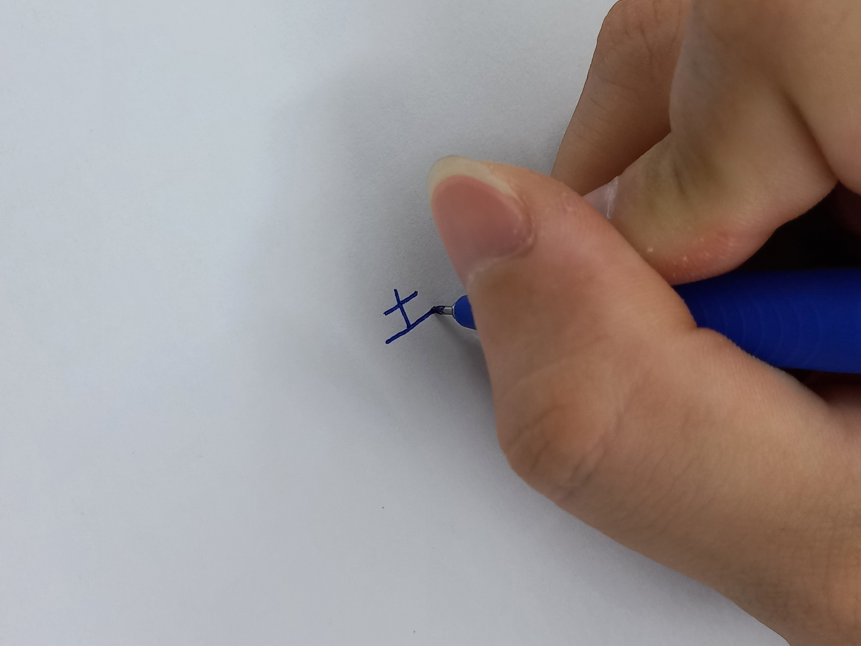
#> input picture assets/kanji_input.jpg, 2582 x 1937 px (shown at 1/3 size); its folder holds only this picture in this run
$ python demo_ch01_sec1_1_levels.py
#> lines starting #> are read from the running program, lines starting #| are printed output that depends on the picture; after the words box and inside, x2 and y2 are one past the last pixel; in counts of white or black regions, pixels touching at a corner belong together
import os
import time

import cv2
import numpy as np


def run_dip_section_1_1_levels_demo(image_path: str = None):
    """
    Hiện thực hóa Mục 1.1 (trang 18-19 DIP 4E):
    Ba cấp độ xử lý ảnh trong một hệ thống thị giác số:
    1. Low-Level Process: Ma trận ảnh -> Ma trận ảnh (f(x, y) -> g(x, y))
    2. Mid-Level Process: Ma trận ảnh -> Vector thuộc tính (g(x, y) -> x)
    3. High-Level Process: Vector thuộc tính -> Nhãn nhận thức ngữ nghĩa (x -> w)
    """
    if image_path is None:
        base_dir = os.path.dirname(os.path.dirname(os.path.abspath(__file__)))
        image_path = os.path.join(base_dir, "assets", "kanji_input.jpg")

    if not os.path.exists(image_path):
        raise FileNotFoundError(f"Không tìm thấy file '{image_path}'. Hãy kiểm tra lại đường dẫn trong thư mục assets/.")

    # Đọc dữ liệu ảnh từ bộ nhớ (mô phỏng khung hình sẵn sàng trong RAM từ cảm biến camera)
    f_raw = cv2.imread(image_path, cv2.IMREAD_GRAYSCALE)
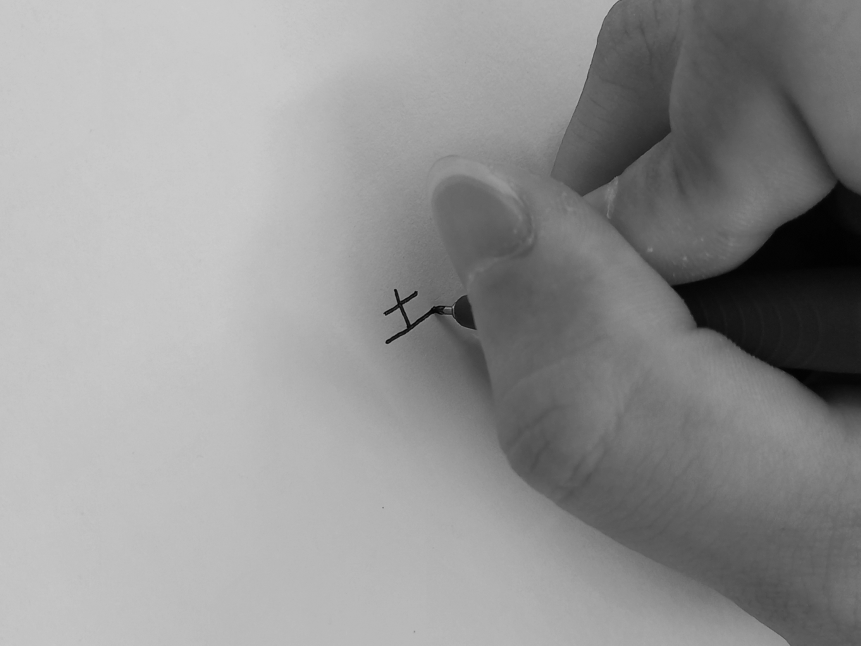
#> f_raw: shape (1937, 2582) (shown at 1/3 size); min 0, max 208, mean 147.7
    if f_raw is None:
        raise ValueError(f"Không thể giải mã file ảnh '{image_path}'.")

    M, N = f_raw.shape
#> M = 1937; N = 2582

    # =========================================================================
    # CẤP ĐỘ 1: XỬ LÝ MỨC THẤP (LOW-LEVEL PROCESS)
    # Đặc trưng: Đầu vào là ảnh, đầu ra là ảnh (f(x, y) -> g(x, y))
    # Nhiệm vụ: Trích xuất ảnh con ROI O(1) và lọc phẳng Gaussian khử nhiễu
    # =========================================================================
    t0 = time.perf_counter()

    # Trích xuất ảnh con ROI (Subimage Slicing) vùng thao tác viết chữ
    # Vùng quan tâm tập trung xung quanh bút và ký tự (Hàng 850:1150, Cột 1100:1500)
    roi_x_start, roi_x_end = 850, 1150
    roi_y_start, roi_y_end = 1100, 1500
    f_roi = f_raw[roi_x_start:roi_x_end, roi_y_start:roi_y_end]

    # Lọc không gian thông thấp Gaussian 3x3 (sigma = 0.8) khử nhiễu cảm biến: f -> g
    g_filtered = cv2.GaussianBlur(f_roi, (3, 3), 0.8)

    t_low = (time.perf_counter() - t0) * 1000

    # =========================================================================
    # CẤP ĐỘ 2: XỬ LÝ MỨC TRUNG BÌNH (MID-LEVEL PROCESS)
    # Đặc trưng: Đầu vào là ảnh, đầu ra là tập thuộc tính trích xuất (g(x, y) -> x)
    # Nhiệm vụ: Phân đoạn vết mực (Segmentation) và trích xuất đặc trưng hình học (Moments)
    # =========================================================================
    t1 = time.perf_counter()

    # Phân đoạn ngưỡng nhị phân vết mực: Ink pixel có cường độ <= 85 (Mục 10.3)
    ink_threshold = 85
    _, binary_mask = cv2.threshold(g_filtered, ink_threshold, 255, cv2.THRESH_BINARY_INV)
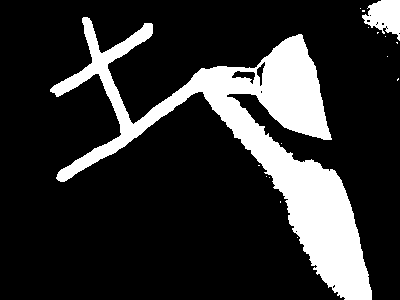
#> binary_mask: shape (300, 400); 18.6% white; 16 white regions (14 under 20 px), largest, box (x1, y1, x2, y2) and area: (50, 17, 372, 300) 21339, (362, 0, 400, 41) 967

    # Phân tích thành phần liên thông (Connected Component Analysis - Mục 9.5)
    num_labels, labels, stats, centroids = cv2.connectedComponentsWithStats(binary_mask, connectivity=8)
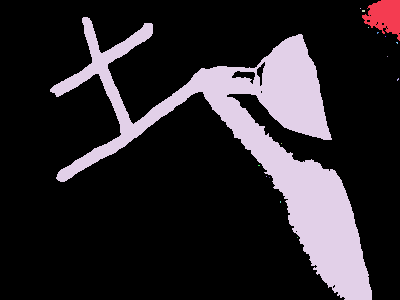
#> labels: shape (300, 400) int32; 17 distinct labels, from 0 to 16; one colour per label, 0 black
#> num_labels = 17; stats = 17 rows, first 6: [0, 0, 400, 300, 97666], [362, 0, 38, 41, 967], [360, 8, 1, 1, 1], [362, 10, 3, 2, 6], [50, 17, 322, 283, 21339], [368, 27, 1, 1, 1]; centroids = 17 rows, first 8: [185.2, 151.8], [384.5, 15.86], [360, 8], [363, 10.5], [256.2, 145], [368, 27], [377.3, 32.33], [385, 36]

    # Lọc bỏ nền (index 0) và tìm nét mực chính có diện tích lớn nhất
    if num_labels <= 1:
        raise RuntimeError("Không phát hiện thành phần vết mực hợp lệ trong ROI.")

    largest_label = 1 + np.argmax(stats[1:, cv2.CC_STAT_AREA])
#> largest_label = 4
    area = int(stats[largest_label, cv2.CC_STAT_AREA])
#> area = 21339
    bbox_x = int(stats[largest_label, cv2.CC_STAT_LEFT])
#> bbox_x = 50
    bbox_y = int(stats[largest_label, cv2.CC_STAT_TOP])
#> bbox_y = 17
    bbox_w = int(stats[largest_label, cv2.CC_STAT_WIDTH])
#> bbox_w = 322
    bbox_h = int(stats[largest_label, cv2.CC_STAT_HEIGHT])
#> bbox_h = 283
    centroid_x, centroid_y = centroids[largest_label]
#> centroid_x = 256.2; centroid_y = 145

    # Tính Spatial Moments bậc 0 và 1 trên nét chữ (Mục 11.3)
    stroke_mask = (labels == largest_label).astype(np.uint8) * 255
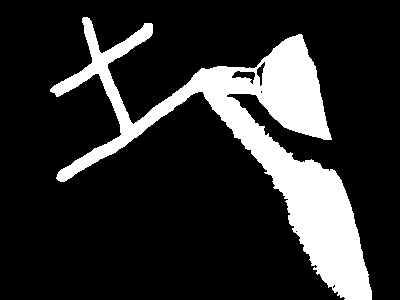
#> stroke_mask: shape (300, 400); 17.8% white; 1 white region, box (x1, y1, x2, y2) and area: (50, 17, 372, 300) 21339
    moments = cv2.moments(stroke_mask)
#> moments = moments, m00 5441445, centre m10/m00, m01/m00 = (256.2, 145)
    mu_00 = moments["m00"]
#> mu_00 = 5441445
    mu_10 = moments["m10"]
#> mu_10 = 1.39e+09
    mu_01 = moments["m01"]
#> mu_01 = 788783340

    # Tọa độ trọng tâm (Centroid): (x_bar, y_bar)
    x_bar = mu_10 / mu_00 if mu_00 != 0 else centroid_x
#> x_bar = 256.2
    y_bar = mu_01 / mu_00 if mu_00 != 0 else centroid_y
#> y_bar = 145

    # Vector thuộc tính đầu ra mức trung bình: x in R^k
    aspect_ratio = float(bbox_w) / float(bbox_h) if bbox_h > 0 else 0.0
#> aspect_ratio = 1.14
    density = float(area) / float(bbox_w * bbox_h) if (bbox_w * bbox_h) > 0 else 0.0
#> density = 0.234
    feature_vector = {
        "area": area,
        "centroid_local": (round(x_bar, 2), round(y_bar, 2)),
        "centroid_global": (round(roi_y_start + x_bar, 2), round(roi_x_start + y_bar, 2)),
        "bounding_box": (bbox_x, bbox_y, bbox_w, bbox_h),
        "aspect_ratio": round(aspect_ratio, 3),
        "density": round(density, 3),
    }
#> feature_vector = {'area': 21339, 'centroid_local': (256.2, 145), 'centroid_global': (1356.2, 995), 'bounding_box': (50, 17, 322, 283), 'aspect_ratio': 1.14, 'density': 0.234}

    t_mid = (time.perf_counter() - t1) * 1000

    # =========================================================================
    # CẤP ĐỘ 3: XỬ LÝ MỨC CAO (HIGH-LEVEL PROCESS)
    # Đặc trưng: Nhận diện, gán nhãn ngữ nghĩa và ra quyết định sư phạm (x -> w)
    # Nhiệm vụ: Nhận thức loại nét, đối soát Cây tri thức Kanji và phản hồi
    # =========================================================================
    t2 = time.perf_counter()

    # Bộ quy tắc tri thức sư phạm Kanji Look and Learn (Knowledge Base):
    # Ký tự mục tiêu: Chữ 土 (Thổ / Đất, 3 nét: 1-Ngang, 2-Sổ, 3-Ngang)
    # Đánh giá loại nét dựa trên vector thuộc tính:
    # Nét 1 (Ngang): Bbox có chiều rộng ưu thế (aspect_ratio >= 1.0)
    stroke_classified = "Nét Ngang (Horizontal Stroke 一)" if aspect_ratio >= 1.0 else "Nét Sổ Dọc (Vertical Stroke 丨)"
#> stroke_classified = 'Nét Ngang (Horizontal Stroke 一)'
    target_character = "土 (Đất / Thổ)"
    stroke_order_index = 1
    tutor_feedback = "HỢP LỆ: Hoàn thành Nét 1 (Ngang). Chuẩn bị hạ bút viết Nét 2 (Sổ dọc từ trên xuống)."
    decision_confidence = 0.96

    t_high = (time.perf_counter() - t2) * 1000
    t_total = t_low + t_mid + t_high

    # =========================================================================
    # XUẤT BÁO CÁO THỰC THI 3 CẤP ĐỘ (CONSOLE OUTPUT)
    # =========================================================================
    print("=" * 86)
    print("      BÁO CÁO HIỆN THỰC HÓA 3 CẤP ĐỘ XỬ LÝ ẢNH SỐ - DIP 4E MỤC 1.1")
    print("=" * 86)
    print(f"[*] Tệp ảnh thực nghiệm      : {image_path}")
    print(f"[*] Kích thước khung hình gốc : {M} hàng x {N} cột (5.001.334 pixels)")
#| [*] Kích thước khung hình gốc : 1937 hàng x 2582 cột (5.001.334 pixels)
    print(f"[*] Vùng ảnh con ROI (Subimage): [{roi_x_start}:{roi_x_end}, {roi_y_start}:{roi_y_end}] -> 300x400 px")
    print("-" * 86)

    print("[CẤP ĐỘ 1: LOW-LEVEL PROCESS] (Biến đổi: Ảnh -> Ảnh | f(x, y) -> g(x, y))")
    print("  • Thao tác thực thi : Lấy mẫu không gian, cắt ảnh con ROI và lọc Gaussian 3x3")
    print(f"  • Ma trận đầu vào   : f_raw [1937 x 2582], dtype={f_raw.dtype}")
#|   • Ma trận đầu vào   : f_raw [1937 x 2582], dtype=uint8
    print(f"  • Ma trận đầu ra    : g_filtered [{g_filtered.shape[0]} x {g_filtered.shape[1]}], dtype={g_filtered.dtype}")
#|   • Ma trận đầu ra    : g_filtered [300 x 400], dtype=uint8
    print(f"  • Thời gian xử lý   : {t_low:.3f} ms")
    print("-" * 86)

    print("[CẤP ĐỘ 2: MID-LEVEL PROCESS] (Biến đổi: Ảnh -> Vector thuộc tính | g(x, y) -> x)")
    print("  • Thao tác thực thi : Phân đoạn vết mực (T_ink <= 85) và tính Moment không gian bậc 0, 1")
    print(f"  • Mặt nạ phân đoạn  : binary_mask [{binary_mask.shape[0]} x {binary_mask.shape[1]}] nhị phân")
#|   • Mặt nạ phân đoạn  : binary_mask [300 x 400] nhị phân
    print(f"  • Diện tích vết mực : Area = {feature_vector['area']} pixels (mu_00 = {mu_00:.1f})")
#|   • Diện tích vết mực : Area = 21339 pixels (mu_00 = 5441445.0)
    print(f"  • Trọng tâm nét bút : (x_bar, y_bar) = {feature_vector['centroid_local']} (tọa độ ROI)")
#|   • Trọng tâm nét bút : (x_bar, y_bar) = (256.23, 144.96) (tọa độ ROI)
    print(f"  • Trọng tâm ảnh gốc : (y_global, x_global) = {feature_vector['centroid_global']}")
#|   • Trọng tâm ảnh gốc : (y_global, x_global) = (1356.23, 994.96)
    print(f"  • Khung bao Bounding: (x={bbox_x}, y={bbox_y}, w={bbox_w}, h={bbox_h})")
#|   • Khung bao Bounding: (x=50, y=17, w=322, h=283)
    print(f"  • Tỉ lệ khung hình  : Aspect Ratio = {feature_vector['aspect_ratio']} | Mật độ = {feature_vector['density']}")
#|   • Tỉ lệ khung hình  : Aspect Ratio = 1.138 | Mật độ = 0.234
    print(f"  • Vector thuộc tính : x = [{area}, {x_bar:.2f}, {y_bar:.2f}, {bbox_w}, {bbox_h}, {aspect_ratio:.2f}]")
#|   • Vector thuộc tính : x = [21339, 256.23, 144.96, 322, 283, 1.14]
    print(f"  • Thời gian xử lý   : {t_mid:.3f} ms")
    print("-" * 86)

    print("[CẤP ĐỘ 3: HIGH-LEVEL PROCESS] (Biến đổi: Thuộc tính -> Nhận thức ngữ nghĩa | x -> w)")
    print("  • Thao tác thực thi : Nhận diện cấu trúc nét, tra cứu Cây tri thức Kanji và ra quyết định")
    print(f"  • Ký tự đối soát    : {target_character}")
    print(f"  • Nhãn nét nhận diện: {stroke_classified} (Độ tin cậy: {decision_confidence * 100:.1f}%)")
#|   • Nhãn nét nhận diện: Nét Ngang (Horizontal Stroke 一) (Độ tin cậy: 96.0%)
    print(f"  • Thứ tự nét hiện tại: Nét thứ {stroke_order_index} / 3")
    print(f"  • Phản hồi sư phạm  : {tutor_feedback}")
    print(f"  • Thời gian xử lý   : {t_high:.3f} ms")
    print("-" * 86)

    print(f"[*] TỔNG THỜI GIAN CHU KỲ (Pipeline Total Latency): {t_total:.3f} ms")
    print("[*] NGÂN SÁCH THỜI GIAN THỰC 60 FPS               : 16.660 ms")
    fps_status = "ĐẠT CHUẨN 60 FPS" if t_total <= 16.66 else "VƯỢT NGÂN SÁCH"
    print(f"[*] ĐÁNH GIÁ HIỆU NĂNG VẬN HÀNH                   : {fps_status} ({t_total/16.66*100:.1f}% ngân sách)")
    print("=" * 86)

    # =========================================================================
    # TẠO ẢNH TRỰC QUAN HÓA 3 CẤP ĐỘ (VISUALIZATION ARTIFACT)
    # =========================================================================
    # Cấp 1: Ảnh xám đã lọc g(x, y) chuyển sang 3 kênh màu
    vis_low = cv2.cvtColor(g_filtered, cv2.COLOR_GRAY2BGR)
    cv2.putText(vis_low, "1. LOW-LEVEL: g(x,y)", (10, 25), cv2.FONT_HERSHEY_SIMPLEX, 0.65, (0, 255, 255), 2)
    cv2.putText(vis_low, "Gaussian Filtered 3x3", (10, 50), cv2.FONT_HERSHEY_SIMPLEX, 0.5, (0, 255, 255), 1)

    # Cấp 2: Mặt nạ phân đoạn với Bounding Box và Centroid
    vis_mid = cv2.cvtColor(stroke_mask, cv2.COLOR_GRAY2BGR)
    cv2.rectangle(vis_mid, (bbox_x, bbox_y), (bbox_x + bbox_w, bbox_y + bbox_h), (0, 0, 255), 2)
    cv2.circle(vis_mid, (int(x_bar), int(y_bar)), 5, (0, 255, 0), -1)
#> vis_mid: shape (300, 400, 3); mean B, G, R 45.1, 45.2, 51.4
    cv2.putText(vis_mid, "2. MID-LEVEL: Attributes", (10, 25), cv2.FONT_HERSHEY_SIMPLEX, 0.65, (0, 255, 0), 2)
    cv2.putText(vis_mid, f"Centroid: ({int(x_bar)}, {int(y_bar)})", (10, 50), cv2.FONT_HERSHEY_SIMPLEX, 0.5, (0, 255, 0), 1)
    cv2.putText(vis_mid, f"AR: {aspect_ratio:.2f}", (10, 75), cv2.FONT_HERSHEY_SIMPLEX, 0.5, (0, 255, 0), 1)
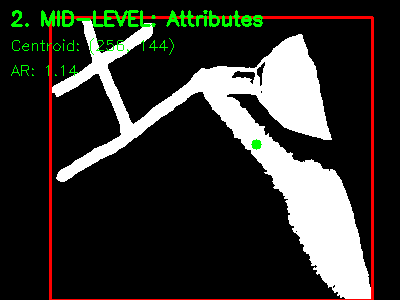
#> vis_mid: shape (300, 400, 3); mean B, G, R 44.8, 49.6, 50.4

    # Cấp 3: Ảnh hiển thị quyết định nhận thức ngữ nghĩa High-Level
    vis_high = vis_low.copy()
    cv2.rectangle(vis_high, (bbox_x, bbox_y), (bbox_x + bbox_w, bbox_y + bbox_h), (255, 0, 0), 2)
    cv2.circle(vis_high, (int(x_bar), int(y_bar)), 5, (0, 255, 0), -1)
#> vis_high: shape (300, 400, 3); mean B, G, R 107.7, 104.8, 104.6
    cv2.putText(vis_high, "3. HIGH-LEVEL: Cognition", (10, 25), cv2.FONT_HERSHEY_SIMPLEX, 0.65, (255, 200, 0), 2)
    cv2.putText(vis_high, "Class: Kanji Tu (Soil)", (10, 50), cv2.FONT_HERSHEY_SIMPLEX, 0.5, (255, 200, 0), 1)
    cv2.putText(vis_high, "Stroke 1: Horizontal", (10, 75), cv2.FONT_HERSHEY_SIMPLEX, 0.5, (0, 255, 0), 1)
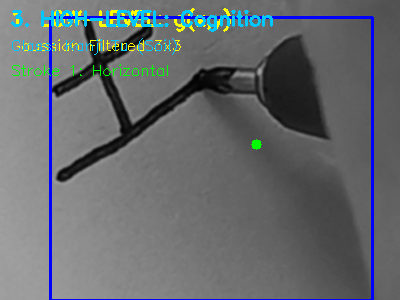
#> vis_high: shape (300, 400, 3); mean B, G, R 110, 106.2, 102

    # Ghép ngang 3 ảnh kết quả đại diện cho 3 cấp độ
    combined_vis = np.hstack([vis_low, vis_mid, vis_high])
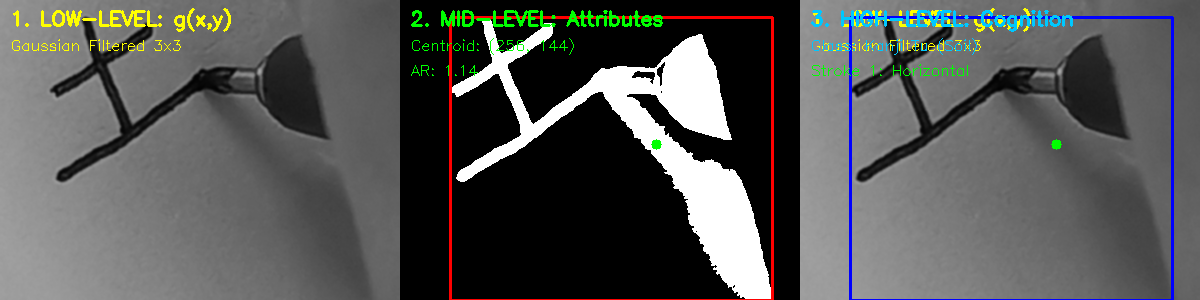
#> combined_vis: shape (300, 1200, 3); mean B, G, R 86.3, 87.9, 86.7
    output_vis_path = os.path.join(os.path.dirname(image_path), "output_three_levels_visualization.png")
    cv2.imwrite(output_vis_path, combined_vis)
    print(f"[+] ĐÃ XUẤT TỆP ẢNH TRỰC QUAN HÓA 3 CẤP ĐỘ: '{output_vis_path}'")
    print("=" * 86)


if __name__ == "__main__":
    run_dip_section_1_1_levels_demo()
